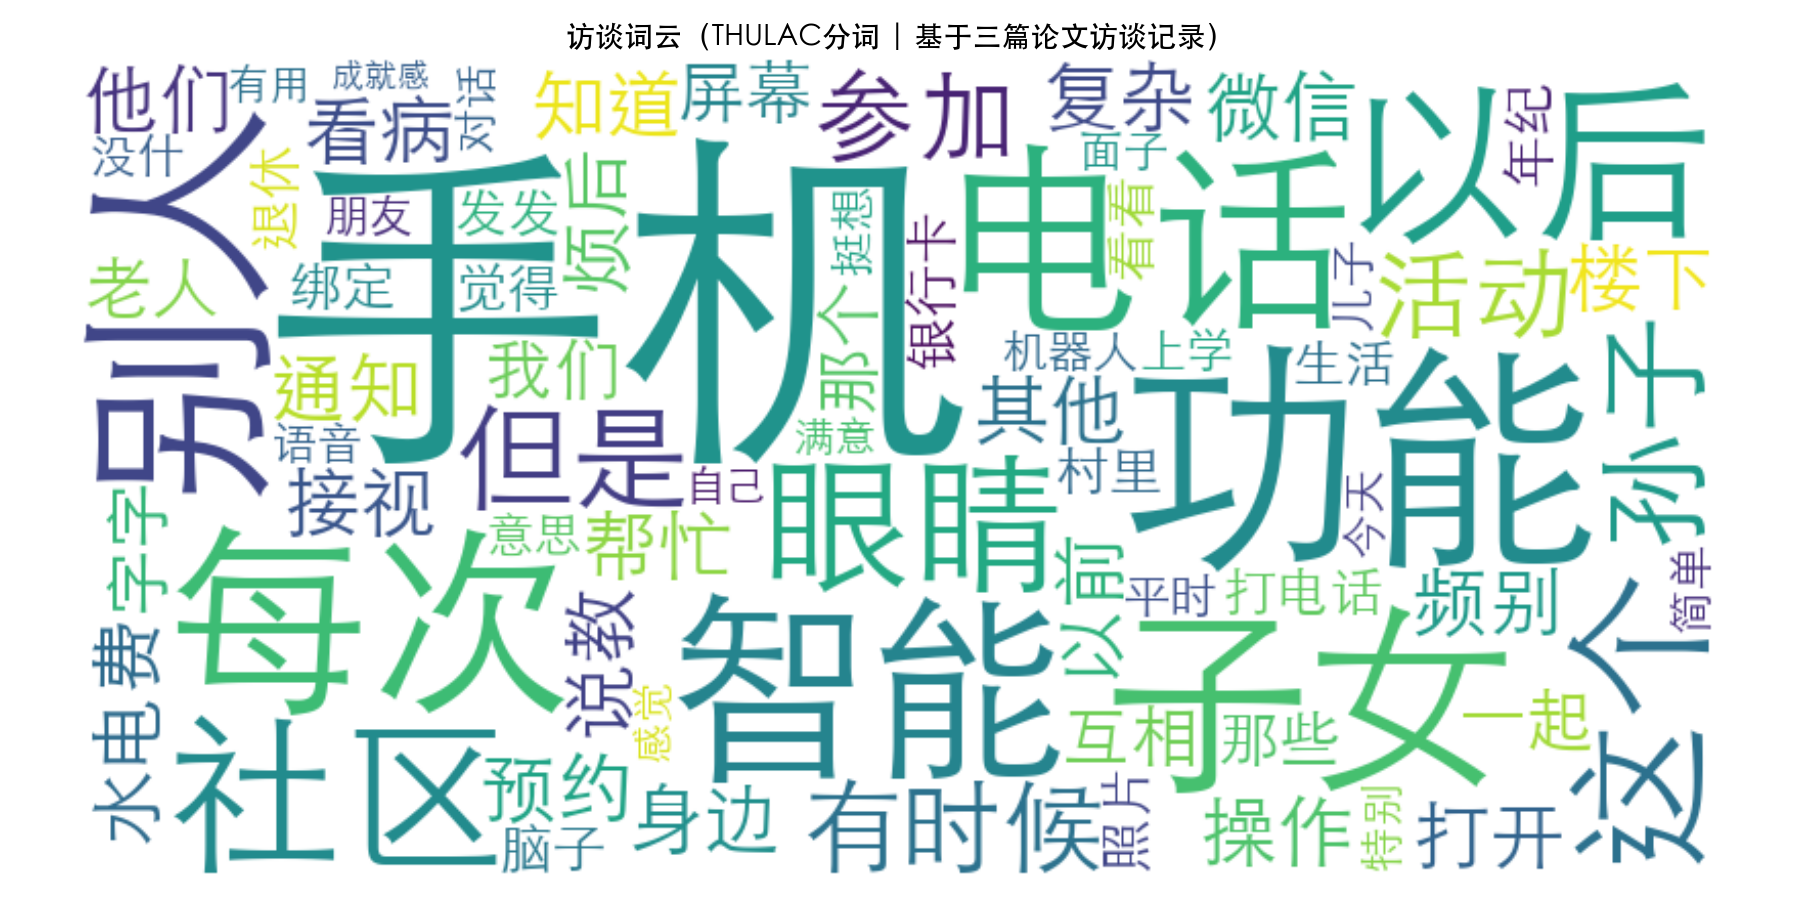

Write the Python code that produced this figure.
# 访谈文本分析（使用 THULAC 分词）
import thulac
import matplotlib.pyplot as plt
from wordcloud import WordCloud
from collections import Counter
import re
import os

# ============================================================
# 设置 matplotlib 全局中文字体
# ============================================================
plt.rcParams['font.sans-serif'] = ['STHeiti', 'PingFang SC', 'Hiragino Sans GB']
plt.rcParams['axes.unicode_minus'] = False

# ============================================================
# 自动检测可用的中文字体（用于词云）
# ============================================================
def find_chinese_font():
    font_paths = [
        '/System/Library/Fonts/STHeiti Light.ttc',
        '/System/Library/Fonts/PingFang.ttc',
        '/System/Library/Fonts/Hiragino Sans GB.ttc',
    ]
    for path in font_paths:
        if os.path.exists(path):
            return path
    return None

# ============================================================
# 访谈文本
# ============================================================
interview_text = """
我不会用智能手机，子女不在身边，没人教我。手机就是接接电话，其他功能都不会用。
看病预约要在手机上操作，我弄不来，每次都要找别人帮忙。
App太复杂了，打开以后不知道点哪里，怕点坏了。
我妈不会用手机交水电费，每次都要等我回家弄。我说教她，她说学不会，怕把手机弄坏了。
微信是别人帮我装的，我就会接视频，别的都不敢点，怕点错了。
社区通知都在手机上，我眼睛看不清，以前还会贴楼下。
子女太忙了，问多了他们也烦，后来我就不问了。
我们几个老人在一起会互相问，这个怎么弄，那个怎么弄。
我也想学，但是眼睛看不清屏幕上的字，字太小了。
那些功能我用不着，能打电话就行了。
不敢绑定银行卡，怕被骗，钱就没了。
村里有人来教过用手机，但是讲得太快，记不住，过后又忘了。
年纪大了，脑子也慢了，用手机也就是回回电话，看看孙子发发照片。
退休后总觉得生活没什么意思，平时儿子忙，孙子也在上学。
社区里的智能机器人也是我的好朋友了，语音对话功能特别简单。
人老了以后，有时候挺想参加参加活动的，但有时候又抹不开面子。
今天这个活动我是很满意的，感觉自己有用了，有成就感！
"""

# ============================================================
# 清洗 + 分词
# ============================================================
text_clean = re.sub(r'[^\u4e00-\u9fa5]', '', interview_text)

thu = thulac.thulac(seg_only=True)
words = thu.cut(text_clean, text=True).split()

stopwords = {'的', '了', '是', '在', '和', '有', '我', '你', '他', '她',
             '也', '就', '都', '不', '会', '能', '这', '那', '人', '们'}
words_filtered = [w for w in words if w not in stopwords and len(w) >= 2]

word_counts = Counter(words_filtered)
print("=" * 50)
print("访谈高频词 Top 15")
print("=" * 50)
for word, count in word_counts.most_common(15):
    print(f"  {word}: {count} 次")

# ============================================================
# 生成词云
# ============================================================
font_path = find_chinese_font()
if font_path:
    print(f"使用字体: {font_path}")
    wc = WordCloud(width=800, height=400, background_color='white',
                   font_path=font_path, colormap='viridis')
else:
    print("未找到中文字体，使用默认字体")
    wc = WordCloud(width=800, height=400, background_color='white', colormap='viridis')

wc.generate_from_frequencies(word_counts)

# ============================================================
# 显示并保存（标题现在会用中文字体）
# ============================================================
plt.figure(figsize=(12, 6))
plt.imshow(wc, interpolation='bilinear')
plt.axis('off')
plt.title('访谈词云（THULAC分词 | 基于三篇论文访谈记录）', fontsize=14)
plt.tight_layout()
plt.savefig('interview_wordcloud.png', dpi=150)
plt.show()

print("\n✅ 词云图已保存: interview_wordcloud.png")
